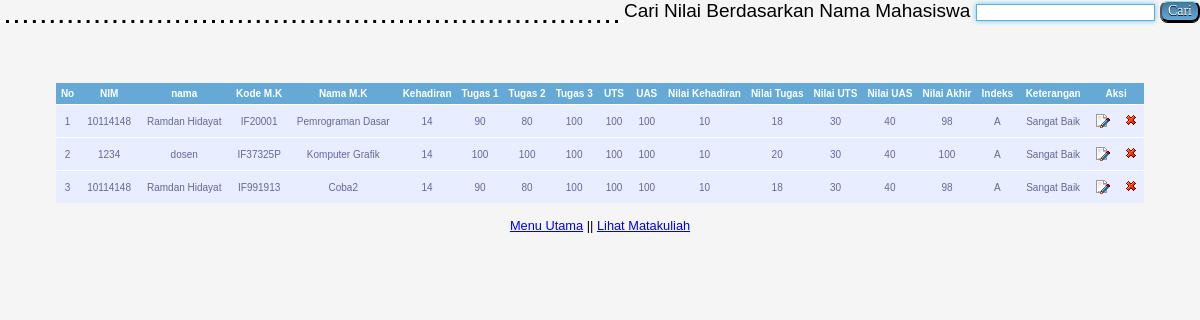
Screenshot of /dosen/cari_nilai.php (signed in) with the database file from the repository.
### tables this page shows
CREATE TABLE `t_nilai` (
  `kd_nilai` bigint(8) NOT NULL,
  `nim` varchar(8) DEFAULT NULL,
  `kd_mk` varchar(8) DEFAULT NULL,
  `kehadiran` double DEFAULT NULL,
  `tugas_1` double DEFAULT NULL,
  `tugas_2` double DEFAULT NULL,
  `tugas_3` double DEFAULT NULL,
  `uts` double DEFAULT NULL,
  `uas` double DEFAULT NULL,
  `nilai_kehadiran` double DEFAULT NULL,
  `nilai_tugas` double DEFAULT NULL,
  `nilai_uts` double DEFAULT NULL,
  `nilai_uas` double DEFAULT NULL,
  `nilai_akhir` double DEFAULT NULL,
  `indeks` char(1) DEFAULT NULL,
  `ket` varchar(11) DEFAULT NULL
);

CREATE TABLE `t_mahasiswa` (
  `nim` varchar(8) NOT NULL,
  `nama` varchar(30) DEFAULT NULL,
  `ttl` varchar(20) DEFAULT NULL,
  `tgl_lahir` date DEFAULT NULL,
  `alamat` varchar(40) DEFAULT NULL,
  `foto` varchar(30) DEFAULT NULL
);

CREATE TABLE `t_mata_kuliah` (
  `kd_mk` varchar(8) NOT NULL,
  `nama_mk` varchar(30) DEFAULT NULL,
  `Tahun` int(11) NOT NULL
);

### dosen/cari_nilai.php (the view, shortened to what this page needs)
<?php
	$link=koneksi_db();
?>
<head>
<link rel="stylesheet" type="text/css" href="style.css">
</head>
<div id="cari">
<form method="post" action="cari_nilai.php">
Cari Nilai Berdasarkan Nama Mahasiswa
<input type="text" class="textbox" name="txtcari"/>
<input type="submit" value="Cari" class="cari">
</form>
</div>
<hr />
<div id="isi_content">
<?php
	$sql="SELECT t_nilai.*,t_mahasiswa.nama,t_mata_kuliah.nama_mk FROM t_nilai INNER JOIN t_mahasiswa ON t_nilai.nim=t_mahasiswa.nim INNER JOIN t_mata_kuliah ON t_nilai.kd_mk=t_mata_kuliah.kd_mk WHERE t_mahasiswa.nama LIKE '%".$_POST['txtcari']."%' ";
	$res=mysqli_query($link,$sql);
?>
	<br/><br/>
	<center>
	<table id="table-tampil">
	<thead>
		<tr>
			<th>No</th>
			<th>NIM</th>
			<th>nama</th>
			<th>Kode M.K</th>
			<th>Nama M.K</th>
			<th>Kehadiran</th>
			<th>Tugas 1</th>
			<th>Tugas 2</th>
			<th>Tugas 3</th>
			<th>UTS</th>
			<th>UAS</th>
			<th>Nilai Kehadiran</th>
			<th>Nilai Tugas</th>
			<th>Nilai UTS</th>
			<th>Nilai UAS</th>
			<th>Nilai Akhir</th>
			<th>Indeks</th>
			<th>Keterangan</th>
			<th colspan="2">Aksi</th>
		</tr>
	</thead>
	<tbody>
	<?php
	$no=0;
	while ($data=mysqli_fetch_array($res))
	{
		$no++;
	?>
		<tr>
			<td><?php echo "$no";?></td>
			<td><?php echo "$data[nim]";?></td>
			<td><?php echo "$data[nama]";?></td>
			<td><?php echo "$data[kd_mk]";?></td>
			<td><?php echo "$data[nama_mk]";?></td>
			<td><?php echo round("$data[kehadiran]",2);?></td>
			<td><?php echo round("$data[tugas_1]",2);?></td>
			<td><?php echo round("$data[tugas_2]",2);?></td>
			<td><?php echo round("$data[tugas_3]",2);?></td>
			<td><?php echo round("$data[uts]",2);?></td>
			<td><?php echo round("$data[uas]",2);?></td>
			<td><?php echo round("$data[nilai_kehadiran]",2);?></td>
			<td><?php echo "$data[nilai_tugas]";?></td>
			<td><?php echo "$data[nilai_uts]";?></td>
			<td><?php echo "$data[nilai_uas]";?></td>
			<td><?php echo round("$data[nilai_akhir]",2);?></td>
			<td><?php echo "$data[indeks]";?></td>
			<td><?php echo "$data[ket]";?></td>
			<td><a href="?menu=nilai&action=ubah&id=<?php echo "$data[nim]";?>"><img src="img/ubah.gif"></a></td>
			<td><a href="proses_hapus_nilai.php?id=<?php echo "$data[nim]";?>"><img src="img/hapus.gif"></a></td>
		</tr>
		<?php
			}
		?>
	</tbody>
	</table>
	<p><a href ="../hallecturer.php">Menu Utama</a> || <a href ="tampil_mata_kuliah.php">Lihat Matakuliah</a></p>
	</div>

### dosen/style.css (style rules this page uses)
#cari { font-family: Arial silver, hkinight, sans-serif; font-size: 19px; display: inline-table; clear: both; float: right; }
#isi_content { margin-top: 20px; line-height: 20px; text-align: justify; }
input.textbox { padding: 0; vertical-align: bottom; position: relative; top: -1px; *overflow: hidden; outline: none; box-shadow: 0px 0px 5px #61C5FA; border: 1px solid #5AB0DB; border-radius: 0; }
#table-tampil { font-family: "Lucida Sans Unicode", "Lucida Grande", sans-serif; font-size: 10px; width: auto; text-align: center; border-collapse: collapse; }
#table-tampil th { padding: 5px; font-weight: normal; font-size: 10px; color: #FFF; background: #65a9d7; font-weight: bold; }
#table-tampil td { padding: 8px; background: #e8edff; border-top: 1px solid #fff; color: #669; }
hr { border: 0; border-bottom: 3px dashed #FFF; background: #000; margin: 20px 5px 20px 0px }
input.cari { border-top: 1px solid #96d1f8; background: #65a9d7; background: -webkit-gradient(linear, left top, left bottom, from(#3e779d), to(#65a9d7)); background: -webkit-linear-gradient(top, #3e779d, #65a9d7); background: -moz-linear-gradient(top, #3e779d, #65a9d7); background: -ms-linear-gradient(top, #3e779d, #65a9d7); background: -o-linear-gradient(top, #3e779d, #65a9d7); -webkit-border-radius: 8px; -moz-border-radius: 8px; border-radius: 8px; -webkit-box-shadow: rgba(0, 0, 0, 1)0 1px 0; -moz-box-shadow: rgba(0, 0, 0, 1)0 1px 0; box-shadow: rgba(0, 0, 0, 1)0 1px 0; text-shadow: rgba(0, 0, 0, 4)0 1px 0; color: white; font-size: 14px; font-family: Georgia, serif; text-decoration: none; vertical-align: middle; }

### rows the page displays
t_nilai: nim "10114148", nim.nama "Ramdan Hidayat", kd_mk "IF20001", kd_mk.nama_mk "Pemrograman Dasar", kehadiran "14", tugas_1 "90", tugas_2 "80", tugas_3 "100", uts "100", uas "100", nilai_kehadiran "10", nilai_tugas "18", nilai_uts "30", nilai_uas "40", nilai_akhir "98", indeks "A", ket "Sangat Baik"
t_nilai: nim "1234", nim.nama "dosen", kd_mk "IF37325P", kd_mk.nama_mk "Komputer Grafik", kehadiran "14", tugas_1 "100", tugas_2 "100", tugas_3 "100", uts "100", uas "100", nilai_kehadiran "10", nilai_tugas "20", nilai_uts "30", nilai_uas "40", nilai_akhir "100", indeks "A", ket "Sangat Baik"
t_nilai: nim "10114148", nim.nama "Ramdan Hidayat", kd_mk "IF991913", kd_mk.nama_mk "Coba2", kehadiran "14", tugas_1 "90", tugas_2 "80", tugas_3 "100", uts "100", uas "100", nilai_kehadiran "10", nilai_tugas "18", nilai_uts "30", nilai_uas "40", nilai_akhir "98", indeks "A", ket "Sangat Baik"
